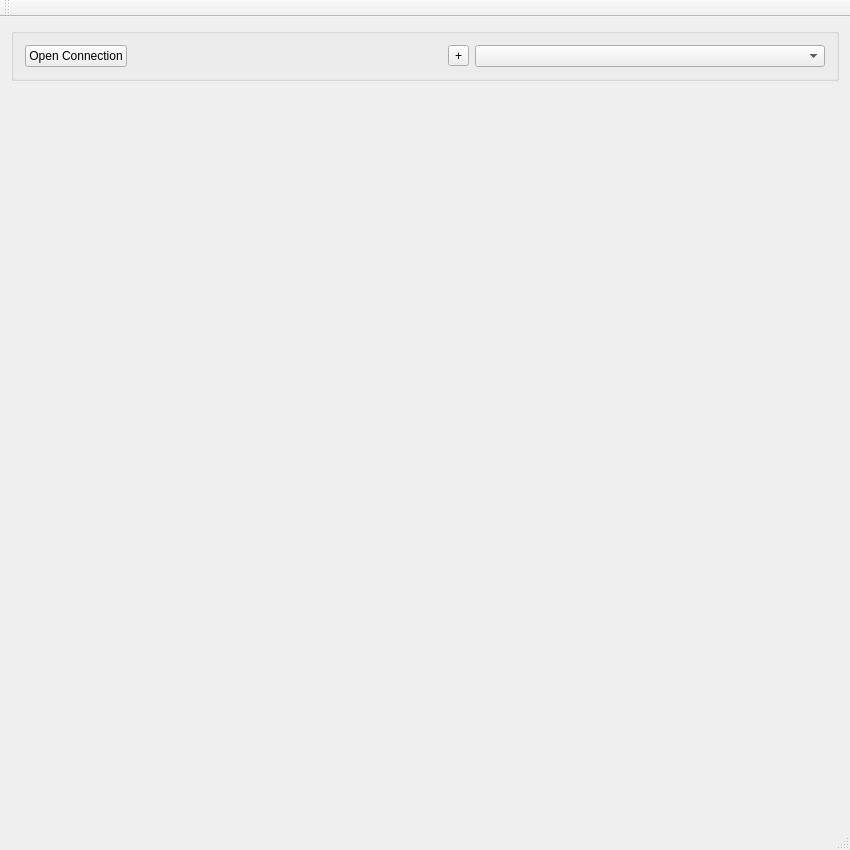
<?xml version="1.0" encoding="UTF-8"?>
<ui version="4.0">
 <class>MainWindow</class>
 <widget class="QMainWindow" name="MainWindow">
  <property name="geometry">
   <rect>
    <x>0</x>
    <y>0</y>
    <width>850</width>
    <height>850</height>
   </rect>
  </property>
  <property name="minimumSize">
   <size>
    <width>850</width>
    <height>850</height>
   </size>
  </property>
  <property name="windowTitle">
   <string>MainWindow</string>
  </property>
  <widget class="QWidget" name="centralWidget">
   <layout class="QVBoxLayout" name="verticalLayout">
    <item>
     <widget class="QGroupBox" name="groupBox">
      <property name="sizePolicy">
       <sizepolicy hsizetype="Preferred" vsizetype="Fixed">
        <horstretch>0</horstretch>
        <verstretch>0</verstretch>
       </sizepolicy>
      </property>
      <property name="title">
       <string/>
      </property>
      <layout class="QHBoxLayout" name="horizontalLayout">
       <item>
        <widget class="QPushButton" name="openConnection">
         <property name="sizePolicy">
          <sizepolicy hsizetype="Fixed" vsizetype="Fixed">
           <horstretch>0</horstretch>
           <verstretch>0</verstretch>
          </sizepolicy>
         </property>
         <property name="text">
          <string>Open Connection</string>
         </property>
        </widget>
       </item>
       <item>
        <widget class="QWidget" name="widget" native="true"/>
       </item>
       <item>
        <widget class="QToolButton" name="quickOpen">
         <property name="text">
          <string>+</string>
         </property>
        </widget>
       </item>
       <item>
        <widget class="QComboBox" name="quickSelect">
         <property name="sizePolicy">
          <sizepolicy hsizetype="Fixed" vsizetype="Fixed">
           <horstretch>0</horstretch>
           <verstretch>0</verstretch>
          </sizepolicy>
         </property>
         <property name="minimumSize">
          <size>
           <width>350</width>
           <height>0</height>
          </size>
         </property>
         <property name="insertPolicy">
          <enum>QComboBox::NoInsert</enum>
         </property>
        </widget>
       </item>
      </layout>
     </widget>
    </item>
    <item>
     <widget class="QTreeTabs" name="tabWidget" native="true">
      <property name="minimumSize">
       <size>
        <width>300</width>
        <height>300</height>
       </size>
      </property>
     </widget>
    </item>
   </layout>
  </widget>
  <widget class="QMenuBar" name="menuBar">
   <property name="geometry">
    <rect>
     <x>0</x>
     <y>0</y>
     <width>850</width>
     <height>27</height>
    </rect>
   </property>
  </widget>
  <widget class="QToolBar" name="mainToolBar">
   <attribute name="toolBarArea">
    <enum>TopToolBarArea</enum>
   </attribute>
   <attribute name="toolBarBreak">
    <bool>false</bool>
   </attribute>
  </widget>
  <widget class="QStatusBar" name="statusBar"/>
 </widget>
 <layoutdefault spacing="6" margin="11"/>
 <customwidgets>
  <customwidget>
   <class>QTreeTabs</class>
   <extends>QWidget</extends>
   <header>qtreetabs.h</header>
   <container>1</container>
  </customwidget>
 </customwidgets>
 <resources/>
 <connections/>
</ui>
